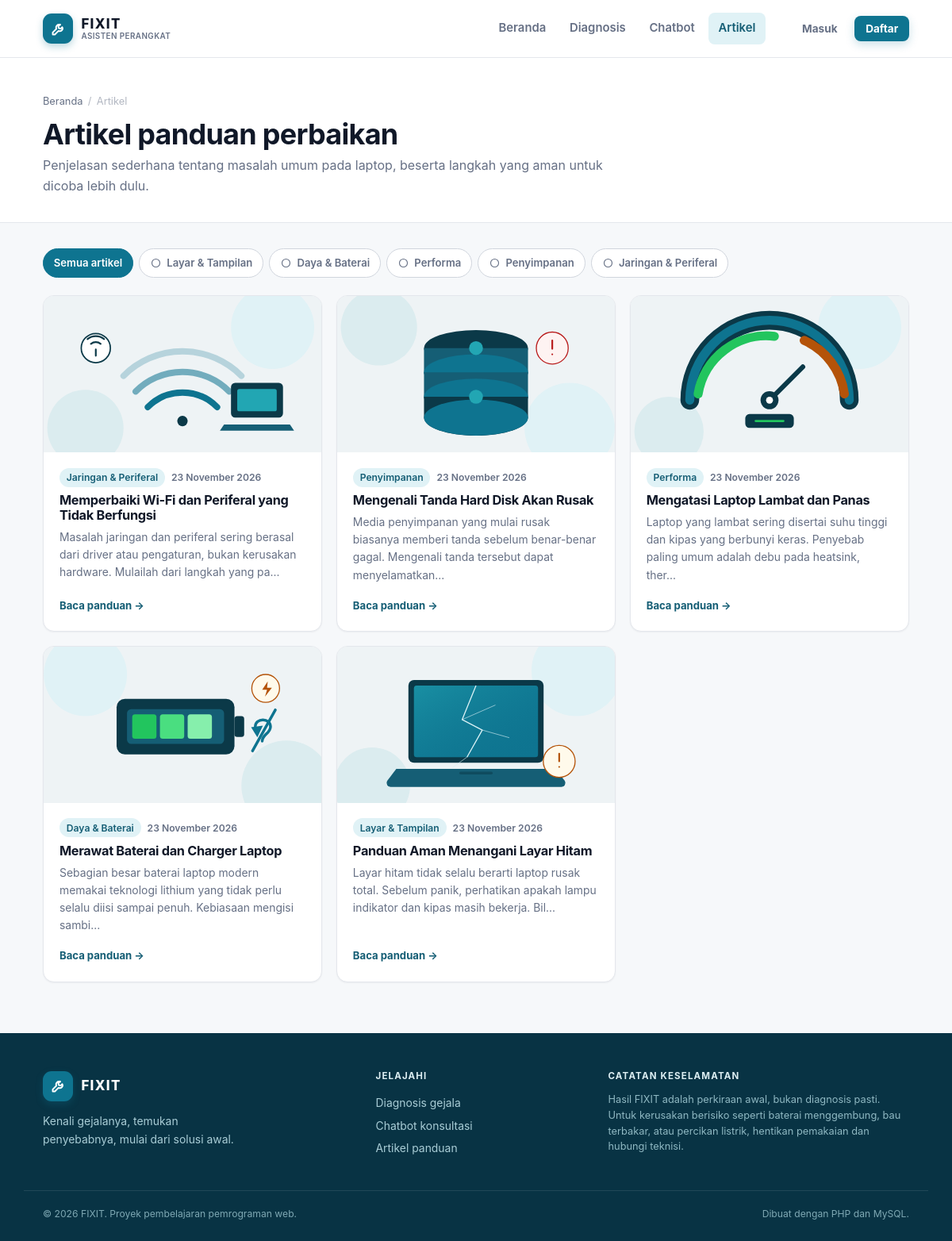
The page /pages/artikel.php on the database its author committed.
### tables this page shows
CREATE TABLE categories (
  id INT UNSIGNED AUTO_INCREMENT PRIMARY KEY,
  nama_kategori VARCHAR(100) NOT NULL,
  slug VARCHAR(100) NOT NULL UNIQUE,
  ikon VARCHAR(50) NOT NULL DEFAULT 'monitor',
  urutan INT NOT NULL DEFAULT 0
);

CREATE TABLE articles (
  id INT UNSIGNED AUTO_INCREMENT PRIMARY KEY,
  category_id INT UNSIGNED NULL,
  judul VARCHAR(200) NOT NULL,
  slug VARCHAR(200) NOT NULL UNIQUE,
  isi MEDIUMTEXT NOT NULL,
  gambar VARCHAR(255) NULL,
  dibuat_pada DATETIME NOT NULL DEFAULT CURRENT_TIMESTAMP,
  CONSTRAINT fk_articles_category FOREIGN KEY (category_id)
    REFERENCES categories (id) ON DELETE SET NULL
);

### includes/classes/Repository.php (called while the page is built, shortened)
<?php
class Repository
{
    public function categories(): array
    {
        return $this->pdo->query('SELECT * FROM categories ORDER BY urutan, id')->fetchAll();
    }
    public function articles(?int $categoryId = null): array
    {
        $sql = 'SELECT a.*, c.nama_kategori, c.slug AS kategori_slug
                FROM articles a
                LEFT JOIN categories c ON c.id = a.category_id';
        $params = [];
        $sql .= ' ORDER BY a.dibuat_pada DESC, a.id DESC';
        $stmt = $this->pdo->prepare($sql);
        $stmt->execute($params);
        return $stmt->fetchAll();
    }
}

### pages/artikel.php (the view, shortened to what this page needs)
<?php
require_once __DIR__ . '/../includes/bootstrap.php';
$kategoriId = isset($_GET['kategori']) ? (int) $_GET['kategori'] : 0;
$kategori = $repo->categories();
$daftar = $repo->articles($kategoriId > 0 ? $kategoriId : null);
require __DIR__ . '/../includes/header.php';
?>
<div class="page-header">
    <div class="container">
        <nav class="breadcrumb" aria-label="Remah roti">
            <a href="<?= url('/index.php') ?>">Beranda</a>
            <span>/</span>
            <span>Artikel</span>
        </nav>
        <h1>Artikel panduan perbaikan</h1>
        <p>Penjelasan sederhana tentang masalah umum pada laptop, beserta langkah yang aman untuk dicoba lebih dulu.</p>
    </div>
</div>
<div class="container" style="padding-top:2rem;padding-bottom:4rem">
    <div class="category-tabs" role="group" aria-label="Filter kategori artikel">
        <a class="cat-tab<?= $kategoriId === 0 ? ' is-active' : '' ?>" href="<?= url('/pages/artikel.php') ?>">Semua artikel</a>
        <?php foreach ($kategori as $item): ?>
            <a class="cat-tab<?= $kategoriId === (int) $item['id'] ? ' is-active' : '' ?>"
               href="<?= url('/pages/artikel.php?kategori=' . (int) $item['id']) ?>">
                <?= category_icon($item['ikon']) ?>
                <?= e($item['nama_kategori']) ?>
            </a>
        <?php endforeach; ?>
    </div>
    <?php if (!$daftar): ?>
        <div class="empty-state">
            <svg class="icon" viewBox="0 0 24 24" fill="none" stroke="currentColor" stroke-width="1.6" aria-hidden="true">
                <path d="M4 5h11a3 3 0 0 1 3 3v11H7a3 3 0 0 0-3 3V5z"/><path d="M4 19h14"/>
            </svg>
            <h2>Belum ada artikel</h2>
            <p>Artikel untuk kategori ini belum tersedia. Silakan pilih kategori lain.</p>
            <a class="btn btn-primary" href="<?= url('/pages/artikel.php') ?>">Lihat semua artikel</a>
        </div>
    <?php else: ?>
        <div class="card-grid cols-3">
            <?php foreach ($daftar as $item): ?>
                <a class="article-card" href="<?= url('/pages/artikel_detail.php?slug=' . urlencode($item['slug'])) ?>">
                    <div class="article-thumb">
                        <img src="<?= e(article_image_url($item['gambar'])) ?>" alt="" loading="lazy">
                    </div>
                    <div class="article-body">
                        <div class="article-meta">
                            <?php if ($item['nama_kategori']): ?>
                                <span class="tag"><?= e($item['nama_kategori']) ?></span>
                            <?php endif; ?>
                            <span><?= e(format_tanggal($item['dibuat_pada'])) ?></span>
                        </div>
                        <h3><?= e($item['judul']) ?></h3>
                        <p><?= e(excerpt($item['isi'], 130)) ?></p>
                        <span class="article-more">Baca panduan &rarr;</span>
                    </div>
                </a>
            <?php endforeach; ?>
        </div>
    <?php endif; ?>
</div>
<?php require __DIR__ . '/../includes/footer.php'; ?>

### includes/functions.php (shortened to what this page needs)
<?php
function e(mixed $value): string
{
    return htmlspecialchars((string) $value, ENT_QUOTES, 'UTF-8');
}
function url(string $path = ''): string
{
    return BASE_URL . '/' . ltrim($path, '/');
}
function asset(string $path): string
{
    $url = url($path);
    $file = dirname(__DIR__) . '/' . ltrim($path, '/');
    if (is_file($file)) {
        $url .= '?v=' . filemtime($file);
    }
    return $url;
}
function format_tanggal(?string $datetime, bool $dengan_jam = false): string
{
    $bulan = [
        1 => 'Januari', 'Februari', 'Maret', 'April', 'Mei', 'Juni',
        'Juli', 'Agustus', 'September', 'Oktober', 'November', 'Desember',
    ];
    $ts = strtotime($datetime);
    $hasil = date('j', $ts) . ' ' . $bulan[(int) date('n', $ts)] . ' ' . date('Y', $ts);
    return $hasil;
}
function excerpt(string $html, int $limit = 150): string
{
    $teks = trim(preg_replace('/\s+/', ' ', strip_tags($html)) ?? '');
    return rtrim(mb_substr($teks, 0, $limit)) . '...';
}
function category_icon(string $slug): string
{
    $paths = [
        'monitor' => '<rect x="3" y="4" width="18" height="12" rx="2"/><path d="M8 20h8M12 16v4"/>',
        'battery' => '<rect x="2" y="7" width="16" height="10" rx="2"/><path d="M22 11v2"/><path d="M6 11v2M10 11v2"/>',
        'gauge' => '<path d="M12 14l4-4"/><path d="M3.5 18a9 9 0 1 1 17 0"/><circle cx="12" cy="14" r="1.5"/>',
        'disk' => '<rect x="3" y="4" width="18" height="16" rx="2"/><path d="M7 4v6h10V4M7 16h10"/>',
        'wifi' => '<path d="M5 12.5a10 10 0 0 1 14 0M8 16a6 6 0 0 1 8 0"/><circle cx="12" cy="19" r="1"/>',
    ];
    $path = $paths[$slug] ?? '<circle cx="12" cy="12" r="8"/>';
    return '<svg class="icon" viewBox="0 0 24 24" fill="none" stroke="currentColor" stroke-width="1.8" '
        . 'stroke-linecap="round" stroke-linejoin="round" aria-hidden="true">' . $path . '</svg>';
}
function article_image_url(?string $gambar): string
{
    return asset($gambar ?: '/assets/img/artikel-placeholder.svg');
}

### assets/css/style.css (style rules this page uses)
:root { --bg: #f6f8fa; --surface: #ffffff; --surface-2: #eef3f5; --text: #101828; --muted: #667085; --border: #e4e7ec; --border-strong: #d0d5dd; --primary: #0e7490; --primary-dark: #155e75; --primary-soft: #e0f2f6; --primary-ink: #083344; --amber: #b45309; --risk-rendah: #15803d; --risk-rendah-bg: #ecfdf3; --risk-sedang: #b45309; --risk-sedang-bg: #fffaeb; --risk-tinggi: #b91c1c; --risk-tinggi-bg: #fef3f2; --radius: 14px; --radius-sm: 10px; --radius-lg: 20px; --shadow-sm: 0 1px 2px rgba(16, 24, 40, .05); --shadow: 0 8px 24px rgba(16, 24, 40, .07); --shadow-lg: 0 24px 48px rgba(16, 24, 40, .10); --font: -apple-system, BlinkMacSystemFont, "Segoe UI", Inter, Roboto, "Helvetica Neue", Arial, sans-serif; --mono: "Cascadia Code", "SFMono-Regular", Consolas, monospace; }
*, *::before, *::after { box-sizing: border-box; }
html { -webkit-text-size-adjust: 100%; scroll-behavior: smooth; }
body { margin: 0; background: var(--bg); color: var(--text); font-family: var(--font); font-size: 16px; line-height: 1.6; -webkit-font-smoothing: antialiased; }
img, svg { display: block; max-width: 100%; }
a { color: var(--primary-dark); text-decoration: none; }
h1, h2, h3, h4 { margin: 0 0 .5em; line-height: 1.15; letter-spacing: -.02em; font-weight: 700; }
h1 { font-size: clamp(2rem, 4vw, 3rem); }
h3 { font-size: 1.2rem; }
p { margin: 0 0 1em; }
.container { width: 100%; max-width: 1140px; margin: 0 auto; padding: 0 24px; }
.card-grid { display: grid; gap: 1.1rem; }
.card-grid.cols-3 { grid-template-columns: repeat(3, 1fr); }
.article-card { display: flex; flex-direction: column; background: var(--surface); border: 1px solid var(--border); border-radius: var(--radius); overflow: hidden; color: var(--text); box-shadow: var(--shadow-sm); transition: transform .15s ease, box-shadow .15s ease, border-color .15s ease; }
.article-thumb { aspect-ratio: 16 / 9; background: var(--surface-2); overflow: hidden; }
.article-thumb img { width: 100%; height: 100%; object-fit: cover; }
.article-body { display: flex; flex-direction: column; gap: .45rem; padding: 1.2rem 1.25rem 1.35rem; flex: 1; }
.article-meta { display: flex; flex-wrap: wrap; align-items: center; gap: .5rem; color: var(--muted); font-size: .76rem; font-weight: 600; }
.article-meta .tag { padding: .15rem .55rem; border-radius: 999px; background: var(--primary-soft); color: var(--primary-dark); }
.article-body h3 { font-size: 1.02rem; margin: 0; }
.article-body p { margin: 0; color: var(--muted); font-size: .87rem; }
.article-more { margin-top: auto; padding-top: .6rem; color: var(--primary-dark); font-size: .82rem; font-weight: 700; }
.page-header { padding: 2.8rem 0 2rem; background: var(--surface); border-bottom: 1px solid var(--border); }
.page-header h1 { font-size: clamp(1.7rem, 3vw, 2.4rem); margin-bottom: .35rem; }
.page-header p { margin: 0; color: var(--muted); max-width: 70ch; }
.breadcrumb { display: flex; flex-wrap: wrap; gap: .4rem; margin-bottom: .7rem; color: var(--muted); font-size: .8rem; }
.breadcrumb a { color: var(--muted); }
.breadcrumb span { opacity: .5; }
.category-tabs { display: flex; flex-wrap: wrap; gap: .45rem; margin-bottom: 1.4rem; }
.cat-tab { display: inline-flex; align-items: center; gap: .4rem; padding: .45rem .8rem; border: 1px solid var(--border-strong); border-radius: 999px; background: var(--surface); color: var(--muted); font: inherit; font-size: .82rem; font-weight: 600; cursor: pointer; }
.cat-tab .icon { width: 15px; height: 15px; }
.cat-tab.is-active { background: var(--primary); border-color: var(--primary); color: #fff; }

### rows shown on the page
categories: nama_kategori "Layar & Tampilan"
categories: nama_kategori "Daya & Baterai"
categories: nama_kategori "Performa"
categories: nama_kategori "Penyimpanan"
categories: nama_kategori "Jaringan & Periferal"
articles: gambar (picture), category.nama_kategori "Jaringan & Periferal", dibuat_pada "23 November 2026", judul "Memperbaiki Wi-Fi dan Periferal yang Tidak Berfungsi", isi "Masalah jaringan dan periferal sering berasal dari driver atau pengaturan, bukan kerusakan hardware. Mulailah dari langkah yang pa..."
articles: gambar (picture), category.nama_kategori "Penyimpanan", dibuat_pada "23 November 2026", judul "Mengenali Tanda Hard Disk Akan Rusak", isi "Media penyimpanan yang mulai rusak biasanya memberi tanda sebelum benar-benar gagal. Mengenali tanda tersebut dapat menyelamatkan..."
articles: gambar (picture), category.nama_kategori "Performa", dibuat_pada "23 November 2026", judul "Mengatasi Laptop Lambat dan Panas", isi "Laptop yang lambat sering disertai suhu tinggi dan kipas yang berbunyi keras. Penyebab paling umum adalah debu pada heatsink, ther..."
articles: gambar (picture), category.nama_kategori "Daya & Baterai", dibuat_pada "23 November 2026", judul "Merawat Baterai dan Charger Laptop", isi "Sebagian besar baterai laptop modern memakai teknologi lithium yang tidak perlu selalu diisi sampai penuh. Kebiasaan mengisi sambi..."
articles: gambar (picture), category.nama_kategori "Layar & Tampilan", dibuat_pada "23 November 2026", judul "Panduan Aman Menangani Layar Hitam", isi "Layar hitam tidak selalu berarti laptop rusak total. Sebelum panik, perhatikan apakah lampu indikator dan kipas masih bekerja. Bil..."
